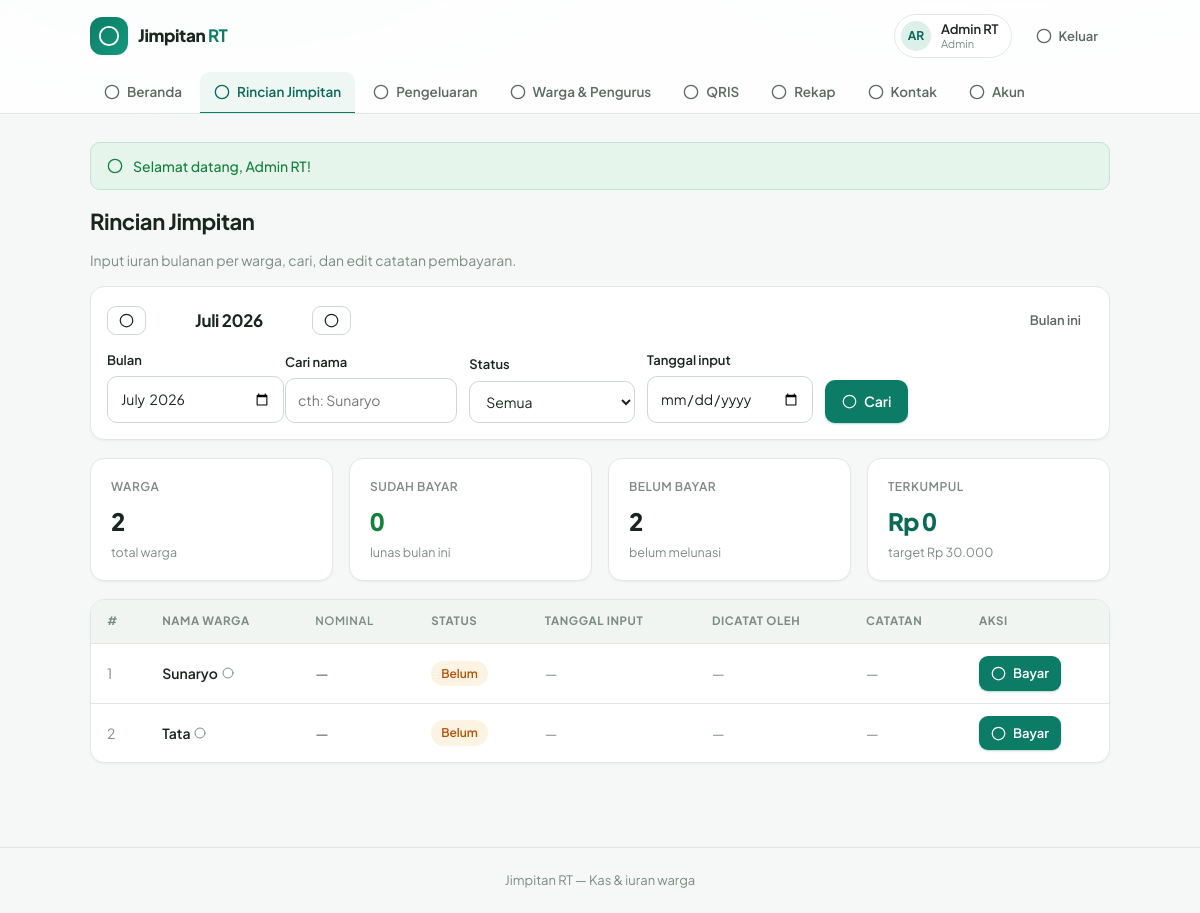
/dashboard.php?view=jimpitan&month=2026-07 (signed in), run on the app's committed database.
### tables this page shows
CREATE TABLE `users` (
  `id`            BIGINT UNSIGNED NOT NULL AUTO_INCREMENT,
  `username`      VARCHAR(30)  NOT NULL COMMENT 'Username login',
  `name`          VARCHAR(255) NOT NULL COMMENT 'Nama lengkap',
  `role`          ENUM('admin','pengurus','warga') NOT NULL DEFAULT 'warga',
  `password_hash` VARCHAR(255) NOT NULL COMMENT 'Hash bcrypt (seed awal plaintext, di-upgrade otomatis)',
  `created_at`    TIMESTAMP NOT NULL DEFAULT CURRENT_TIMESTAMP,
  PRIMARY KEY (`id`),
  UNIQUE KEY `uq_username` (`username`)
);

### includes/db.php (called while the page is built, shortened)
<?php
function db(): PDO
{
    static $pdo = null;
    if ($pdo !== null) {
        return $pdo;
    }
    $dsn = 'mysql:host=' . DB_HOST . ';dbname=' . DB_NAME . ';charset=utf8mb4';
    try {
        $pdo = new PDO($dsn, DB_USER, DB_PASS, [
            PDO::ATTR_ERRMODE => PDO::ERRMODE_EXCEPTION,
            PDO::ATTR_DEFAULT_FETCH_MODE => PDO::FETCH_ASSOC,
            PDO::ATTR_EMULATE_PREPARES => false,
        ]);
    } catch (PDOException $e) {
        if ($e->getCode() === '1049' || strpos($e->getMessage(), 'Unknown database') !== false) {
            http_response_code(500);
            $base = rtrim(dirname($_SERVER['SCRIPT_NAME'] ?? '/'), '/\\');
            echo '<!doctype html><html lang="id"><head><meta charset="utf-8"><title>Database belum siap</title>'
                . '<link rel="stylesheet" href="' . $base . '/assets/style.css"></head><body>'
                . '<main class="container page" style="max-width:560px;padding-top:64px">'
                . '<div class="card card-pad" style="text-align:center">'
                . '<div class="empty-icon">!</div>'
                . '<h1 class="h2" style="margin-top:12px">Database belum dibuat</h1>'
                . '<p class="muted">Database <code>' . htmlspecialchars(DB_NAME) . '</code> belum ada di MySQL. '
                . 'Jalankan <a href="' . $base . '/setup.php">setup.php</a> sekali saja, atau import '
                . '<code>jimpitan.sql</code> lewat phpMyAdmin.</p>'
                . '<a class="btn btn-primary" href="' . $base . '/setup.php">Buka setup.php</a>'
                . '</div></main></body></html>';
            exit;
        }
        throw $e;
    }
    return $pdo;
}

### includes/auth.php (called while the page is built, shortened)
<?php
require_once __DIR__ . '/functions.php';
function current_user(): ?array
{
    $stmt = db()->prepare('SELECT * FROM users WHERE id = ?');
    $stmt->execute([(int) $_SESSION['user_id']]);
    $user = $stmt->fetch();
    return $user;
}
function require_login(): array
{
    $user = current_user();
    return $user;
}
function can_manage(string $role): bool
{
    return $role === 'admin' || $role === 'pengurus';
}

### includes/functions.php (called while the page is built, shortened)
<?php
require_once __DIR__ . '/db.php';
function e(?string $s): string
{
    return htmlspecialchars((string) $s, ENT_QUOTES, 'UTF-8');
}
function rupiah(int $n): string
{
    return 'Rp ' . number_format($n, 0, ',', '.');
}
function validMonth(?string $m): ?string
{
    return ($m !== null && preg_match('/^\d{4}-(0[1-9]|1[0-2])$/', $m)) ? $m : null;
}
function monthIndex(string $month): int
{
    [$y, $m] = array_map('intval', explode('-', $month));
    return $y * 12 + ($m - 1);
}
function shiftMonthKey(string $month, int $delta): string
{
    [$y, $m] = array_map('intval', explode('-', $month));
    return date('Y-m', mktime(0, 0, 0, $m + $delta, 1, $y));
}
function monthLabel(string $month): string
{
    [$y, $m] = array_map('intval', explode('-', $month));
    return BULAN_INDONESIA[$m] . ' ' . $y;
}
function initials(?string $name): string
{
    $parts = array_values(array_filter(preg_split('/\s+/', trim((string) $name)) ?: []));
    $first = mb_substr($parts[0], 0, 1);
    $last = count($parts) > 1 ? mb_substr(end($parts), 0, 1) : '';
    return mb_strtoupper($first . $last);
}
function flash_get(): array
{
    $f = $_SESSION['flash'] ?? [];
    return $f;
}
function overviewForMonth(PDO $pdo, string $month): array
{
    $warga = $pdo->query(
        "SELECT id, name FROM users WHERE role = 'warga' ORDER BY name ASC"
    )->fetchAll();
    $all = $pdo->query("SELECT * FROM jimpitan")->fetchAll();
    $payments = array_values(array_filter($all, fn ($p) => $p['month'] === $month));
    $historyByWarga = [];
    foreach ($all as $p) {
        $historyByWarga[$p['warga_id']][] = $p;
    }
    $paymentByWarga = [];
    $recorderNames = [];
    $recorderIds = array_unique(array_column($payments, 'recorded_by_id'));
    $targetIdx = monthIndex($month);
    $rows = [];
    foreach ($warga as $w) {
        $history = $historyByWarga[$w['id']] ?? [];
        $payment = $paymentByWarga[$w['id']] ?? null;
        $startIdx = null;
        $paidBefore = 0;
        foreach ($history as $p) {
            $idx = monthIndex($p['month']);
            if ($startIdx === null || $idx < $startIdx) {
                $startIdx = $idx;
            }
        }
        $saldoBefore = $startIdx === null
            ? 0
            : $paidBefore - max(0, $targetIdx - $startIdx) * JIMPITAN_PER_BULAN;
        $paidAt = $payment ? (int) $payment['nominal'] : 0;
        $lunas = ($startIdx === null || $targetIdx < $startIdx)
            ? $paidAt > 0
            : ($saldoBefore + $paidAt >= JIMPITAN_PER_BULAN);
        $rows[] = [
            'warga'          => $w,
            'saldoBefore'    => $saldoBefore,
            'status'         => $lunas ? 'lunas' : 'belum',
            'payment'        => $payment,
            'recordedByName' => $payment ? ($recorderNames[$payment['recorded_by_id']] ?? 'Pengurus') : null,
        ];
    }
    $total = (int) array_sum(array_column($payments, 'nominal'));
    $paidCount = count(array_filter($rows, fn ($r) => $r['status'] === 'lunas'));
    return [
        'month'       => $month,
        'totalWarga'  => count($warga),
        'paidCount'   => $paidCount,
        'unpaidCount' => count($warga) - $paidCount,
        'total'       => $total,
        'target'      => count($warga) * JIMPITAN_PER_BULAN,
        'rows'        => $rows,
    ];
}

### includes/views.php (the view, shortened to what this page needs)
<?php
require_once __DIR__ . '/layout.php';
function render_jimpitan(array $user, PDO $pdo): void
{
    $month = validMonth((string) ($_GET['month'] ?? '')) ?? currentMonthKey();
    $q = trim((string) ($_GET['q'] ?? ''));
    $status = (string) ($_GET['status'] ?? 'semua');
    $tanggal = (string) ($_GET['tanggal'] ?? '');
    $manage = can_manage($user['role']);
    $ov = overviewForMonth($pdo, $month);
    $rows = $ov['rows'];
    page_top('Rincian Jimpitan', $user, 'jimpitan');
    echo section_title('Rincian Jimpitan', 'Input iuran bulanan per warga, cari, dan edit catatan pembayaran.');
    $prev = shiftMonthKey($month, -1);
    $next = shiftMonthKey($month, 1);
    $qs = http_build_query(array_filter([
        'q' => $q !== '' ? $q : null,
        'status' => $status !== 'semua' ? $status : null,
        'tanggal' => $tanggal !== '' ? $tanggal : null,
    ]));
    echo '<div class="card filter-bar">';
    echo '<div class="month-nav" style="width:100%">';
    echo '<div class="month-nav-center">'
        . '<a class="btn btn-outline btn-sm" href="dashboard.php?view=jimpitan&month=' . $prev . ($qs ? '&' . $qs : '') . '">' . svg_icon('left', 15) . '</a>'
        . '<h2 style="font-size:17px;font-weight:700;margin:0;min-width:150px;text-align:center">' . monthLabel($month) . '</h2>'
        . '<a class="btn btn-outline btn-sm" href="dashboard.php?view=jimpitan&month=' . $next . ($qs ? '&' . $qs : '') . '">' . svg_icon('right', 15) . '</a>'
        . '</div>';
    echo '<a class="btn btn-ghost btn-sm" href="dashboard.php?view=jimpitan">Bulan ini</a>';
    echo '</div>';
    echo '<form method="get" action="dashboard.php" class="filter-bar" style="padding:0;margin:0">';
    echo '<div class="form-row"><label for="f-month">Bulan</label><input class="input" type="month" id="f-month" name="month" value="' . e($month) . '"></div>';
    echo '<div class="form-row grow"><label for="f-q">Cari nama</label><input class="input" id="f-q" name="q" value="' . e($q) . '" placeholder="cth: Sunaryo"></div>';
    echo '<div class="form-row"><label for="f-status">Status</label><select class="input" id="f-status" name="status">'
        . '<option value="semua"' . ($status === 'semua' ? ' selected' : '') . '>Semua</option>'
        . '<option value="lunas"' . ($status === 'lunas' ? ' selected' : '') . '>Sudah bayar</option>'
        . '<option value="belum"' . ($status === 'belum' ? ' selected' : '') . '>Belum bayar</option>'
        . '</select></div>';
    echo '<div class="form-row"><label for="f-tanggal">Tanggal input</label><input class="input" type="date" id="f-tanggal" name="tanggal" value="' . e($tanggal) . '"></div>';
    echo '<button class="btn btn-primary" type="submit">' . svg_icon('search', 15) . 'Cari</button>';
    echo '</form>';
    echo '</div>';
    echo '<div class="grid grid-4" style="margin-bottom:18px">';
    echo stat_card('Warga', (string) $ov['totalWarga'], 'total warga');
    echo stat_card('Sudah bayar', (string) $ov['paidCount'], 'lunas bulan ini', 'success');
    echo stat_card('Belum bayar', (string) $ov['unpaidCount'], 'belum melunasi', '');
    echo stat_card('Terkumpul', rupiah($ov['total']), 'target ' . rupiah($ov['target']), 'primary');
    echo '</div>';
    echo '<div class="table-wrap"><table class="table"><thead><tr>'
        . '<th>#</th><th>Nama warga</th><th class="num">Nominal</th><th>Status</th>'
        . '<th>Tanggal input</th><th>Dicatat oleh</th><th>Catatan</th>'
        . ($manage ? '<th>Aksi</th>' : '')
        . '</tr></thead><tbody>';
    $no = 1;
    foreach ($rows as $r) {
        $w = $r['warga'];
        $p = $r['payment'];
        echo '<tr>';
        echo '<td class="muted-cell">' . $no . '</td>';
        if ($manage) {
            $payUrl = 'dashboard.php?view=jimpitan&form=pay&warga_id=' . (int) $w['id'] . '&month=' . $month;
            $nameHtml = '<a class="name-link" href="' . $payUrl . '" title="' . ($p ? 'Edit pembayaran' : 'Catat pembayaran') . '">'
                . '<strong>' . e($w['name']) . '</strong> '
                . svg_icon($p ? 'pencil' : 'plus', 12)
                . '</a>';
        } else {
            $nameHtml = '<strong>' . e($w['name']) . '</strong>';
        }
        echo '<td>' . $nameHtml . '</td>';
        echo '<td class="num">' . ($p ? rupiah((int) $p['nominal']) : '<span class="muted-cell">—</span>') . '</td>';
        echo '<td>' . status_badge($r['status']) . '</td>';
        echo '<td class="muted-cell">' . ($p ? formatTanggal($p['created_at']) : '—') . '</td>';
        echo '<td class="muted-cell">' . ($p ? e($r['recordedByName']) : '—') . '</td>';
        echo '<td>' . ($p && $p['note'] ? note_html((string) $p['note']) : '<span class="muted-cell">—</span>') . '</td>';
        if ($manage) {
            echo '<td><div class="actions">';
            if ($p) {
                $editUrl = 'dashboard.php?view=jimpitan&form=pay&warga_id=' . (int) $w['id'] . '&month=' . $month;
                $delUrl = 'dashboard.php?view=jimpitan&form=delete_payment&payment_id=' . (int) $p['id'] . '&month=' . $month;
                echo action_btn($editUrl, 'Edit', 'outline', 'pencil');
                echo action_btn($delUrl, 'Hapus', 'danger', 'trash');
            } else {
                $payUrl = 'dashboard.php?view=jimpitan&form=pay&warga_id=' . (int) $w['id'] . '&month=' . $month;
                echo action_btn($payUrl, 'Bayar', 'primary', 'plus');
            }
            echo '</div></td>';
        }
        echo '</tr>';
        $no++;
    }
    echo '</tbody></table></div>';
    page_bottom();
}

### includes/layout.php (shortened to what this page needs)
<?php
require_once __DIR__ . '/auth.php';
function svg_icon(string $name, int $size = 18): string
{
    $body = $icons[$name] ?? '<circle cx="12" cy="12" r="10"/>';
    return '<svg class="icon" width="' . $size . '" height="' . $size . '" viewBox="0 0 24 24" fill="none" '
        . 'stroke="currentColor" stroke-width="2" stroke-linecap="round" stroke-linejoin="round" aria-hidden="true">'
        . $body . '</svg>';
}
function nav_items(string $role): array
{
    $all = [
        'beranda'     => ['Beranda', 'home', ['admin', 'pengurus', 'warga']],
        'jimpitan'    => ['Rincian Jimpitan', 'calendar', ['admin', 'pengurus', 'warga']],
        'pengeluaran' => ['Pengeluaran', 'wallet', ['admin', 'pengurus', 'warga']],
        'warga'       => ['Warga & Pengurus', 'users', ['admin']],
        'qris'        => ['QRIS', 'qr', ['admin', 'pengurus', 'warga']],
        'rekap'       => ['Rekap', 'db', ['admin', 'pengurus']],
        'kontak'      => ['Kontak', 'phone', ['admin', 'pengurus', 'warga']],
        'akun'        => ['Akun', 'user', ['admin', 'pengurus', 'warga']],
    ];
    $items = [];
    foreach ($all as $key => [$label, $icon, $roles]) {
        if (in_array($role, $roles, true)) {
            $items[$key] = [$label, $icon];
        }
    }
    return $items;
}
function render_header(array $user, string $active): void
{
    $items = nav_items($user['role']);
    $roleLabel = ['admin' => 'Admin', 'pengurus' => 'Pengurus', 'warga' => 'Warga'];
    echo '<header class="topbar">';
    echo '<div class="container topbar-inner">';
    echo '<a class="brand" href="dashboard.php"><span class="brand-mark">' . svg_icon('coins', 22) . '</span>'
        . '<span class="brand-text">Jimpitan <strong>RT</strong></span></a>';
    echo '<div class="topbar-right">';
    echo '<span class="user-chip"><span class="avatar">' . e(initials($user['name'])) . '</span>'
        . '<span class="user-meta"><span class="user-name">' . e($user['name']) . '</span>'
        . '<span class="user-role">' . e($roleLabel[$user['role']] ?? $user['role']) . '</span></span></span>';
    echo '<a class="btn btn-ghost btn-sm" href="logout.php">' . svg_icon('logout', 16) . 'Keluar</a>';
    echo '</div></div>';
    echo '<nav class="container nav-tabs" aria-label="Menu utama">';
    foreach ($items as $key => [$label, $icon]) {
        $cls = $key === $active ? ' nav-tab-active' : '';
        echo '<a class="nav-tab' . $cls . '" href="dashboard.php?view=' . $key . '">' . svg_icon($icon, 16) . $label . '</a>';
    }
    echo '</nav>';
    echo '</header>';
}
function page_top(string $title, ?array $user = null, ?string $active = null): void
{
    echo '<!doctype html><html lang="id"><head><meta charset="utf-8">'
        . '<meta name="viewport" content="width=device-width, initial-scale=1">'
        . '<title>' . e($title) . ' — ' . APP_NAME . '</title>'
        . '<link rel="preconnect" href="https://fonts.googleapis.com">'
        . '<link rel="preconnect" href="https://fonts.gstatic.com" crossorigin>'
        . '<link rel="stylesheet" href="https://fonts.googleapis.com/css2?family=Plus+Jakarta+Sans:wght@400;500;600;700;800&display=swap">'
        . '<link rel="stylesheet" href="assets/style.css">'
        . '</head><body><div class="glow-bg" aria-hidden="true"></div>';
    if ($user) {
        render_header($user, $active);
    }
    echo '<main class="container page">';
    foreach (flash_get() as $f) {
        echo '<div class="flash flash-' . e($f['type']) . '"><span class="flash-icon">'
            . svg_icon($f['type'] === 'success' ? 'check' : 'alert', 16) . '</span>'
            . e($f['msg']) . '</div>';
    }
}
function page_bottom(): void
{
    echo '</main>';
    echo '<footer class="footer"><div class="container">' . APP_NAME . ' — ' . APP_TAGLINE . '</div></footer>';
    echo '</body></html>';
}
function badge(string $text, string $kind): string
{
    return '<span class="badge badge-' . e($kind) . '">' . e($text) . '</span>';
}
function status_badge(string $status): string
{
    return badge('Belum', 'warn');
}
function stat_card(string $label, string $value, string $sub = '', string $tone = ''): string
{
    return '<div class="card stat-card' . ($tone ? ' stat-' . $tone : '') . '">'
        . '<p class="stat-label">' . e($label) . '</p>'
        . '<p class="stat-value">' . $value . '</p>'
        . ($sub !== '' ? '<p class="stat-sub">' . $sub . '</p>' : '')
        . '</div>';
}
function section_title(string $title, string $desc = ''): string
{
    return '<div class="section-head"><h1 class="h2">' . e($title) . '</h1>'
        . ($desc !== '' ? '<p class="muted">' . e($desc) . '</p>' : '') . '</div>';
}
function action_btn(string $href, string $label, string $kind, string $icon, string $extra = ''): string
{
    return '<a class="btn btn-sm btn-' . e($kind) . '" href="' . e($href) . '"' . $extra . '>'
        . svg_icon($icon, 15) . e($label) . '</a>';
}

### data on the page
users: name "AR", name "Admin RT", role "Admin"
users: name "Sunaryo"
users: name "Tata"

### other printed values
$label "Beranda"
$label "Rincian Jimpitan"
$label "Pengeluaran"
$label "Warga & Pengurus"
$label "QRIS"
$label "Rekap"
$label "Kontak"
$label "Akun"
$f['msg'] "Selamat datang, Admin RT!"
$title "Rincian Jimpitan"
$desc "Input iuran bulanan per warga, cari, dan edit catatan pembayaran."
monthLabel($month) "Juli 2026"
$label "WARGA SUDAH BAYAR BELUM BAYAR TERKUMPUL"
$value "2 0 2 Rp 0"
$sub "total warga lunas bulan ini belum melunasi target Rp 30.000"
